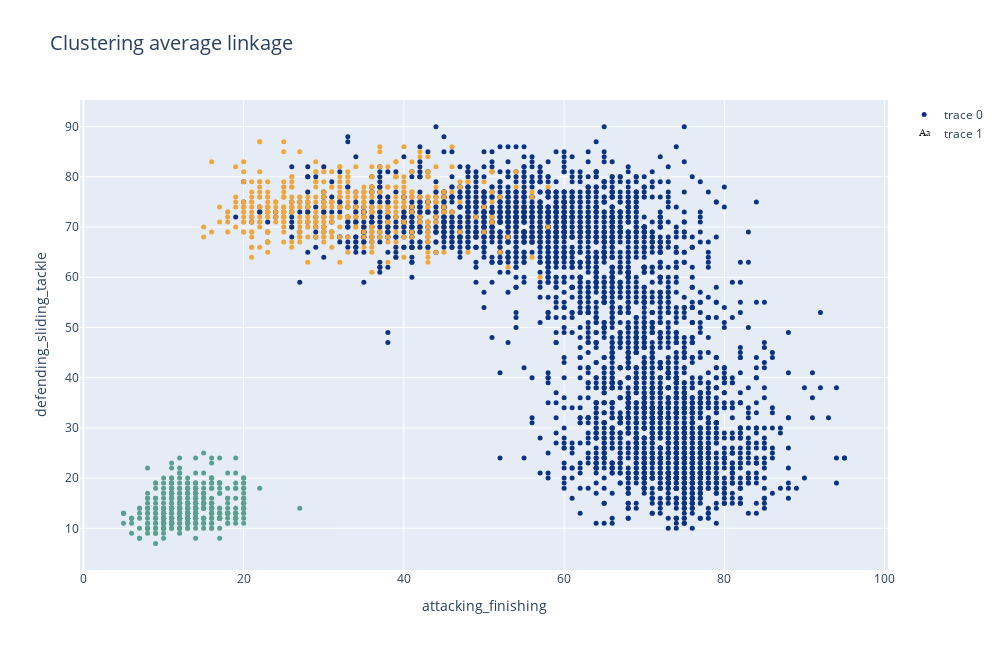

Here is the notebook cell this chart was saved with:
### Code cell
average_linkage_clusters = go.Scatter(x=df_skills[skill_1], y=df_skills[skill_2],
                           mode='markers',
                        
                           marker=dict(
                                size=5,
                                color = clustering_2.astype(np.float), #set color equal to a variable
                                colorscale='Portland',
                                showscale=False)
                           )

crack =go.Scatter(x=df_skills.loc[bool_crack,skill_1], y=df_skills.loc[bool_crack,skill_2],
                      
                      textfont=dict(family='sans serif',size=10,color='black'),
                      opacity=0.9,mode='text')

data=[average_linkage_clusters,crack]

layout = go.Layout(title="Clustering average linkage",titlefont=dict(size=20),
                xaxis=dict(title=skill_1),
                yaxis=dict(title=skill_2),
                autosize=False, width=1000,height=650)

fig = go.Figure(data=data, layout=layout)
fig.show()

### Figure 1 — Plotly figure (JSON) as saved in the notebook; plotly's stock layout.template omitted (floating-point values rounded to 4 significant figures; data arrays with more than 128 entries replaced by an {"elided": "..."} marker saying what was removed)
{"data": [{"marker": {"color": {"elided": "4512 int values"}, "colorscale": [[0, "rgb(12,51,131)"], [0.25, "rgb(10,136,186)"], [0.5, "rgb(242,211,56)"], [0.75, "rgb(242,143,56)"], [1, "rgb(217,30,30)"]], "showscale": false, "size": 5}, "mode": "markers", "type": "scatter", "x": {"elided": "4512 int values"}, "y": {"elided": "4512 int values"}}, {"mode": "text", "opacity": 0.9, "textfont": {"color": "black", "family": "sans serif", "size": 10}, "type": "scatter", "x": [95, 95, 11, 94, 87, 82, 91, 14, 52, 13, 90, 91, 14, 94, 65, 88, 13, 64, 14, 85, 66, 94, 84, 10, 76, 82, 22, 65, 81, 56, 77, 45, 63, 57, 79, 33, 10, 92, 72, 79, 12, 91, 67, 93, 15, 88, 86, 80, 46, 75, 60, 80, 65, 72, 13, 55, 73, 73, 85, 13, 51, 92], "y": [24, 24, 18, 19, 29, 53, 32, 10, 86, 16, 38, 41, 16, 24, 90, 18, 11, 87, 8, 47, 79, 38, 40, 13, 60, 22, 87, 85, 32, 79, 55, 88, 85, 81, 40, 88, 18, 38, 71, 52, 12, 36, 80, 32, 14, 49, 33, 42, 86, 65, 83, 34, 84, 29, 12, 86, 77, 82, 46, 13, 85, 53]}], "layout": {"autosize": false, "height": 650, "title": {"font": {"size": 20}, "text": "Clustering average linkage"}, "width": 1000, "xaxis": {"autorange": true, "range": [-0.4356, 100.4], "title": {"text": "attacking_finishing"}, "type": "linear"}, "yaxis": {"autorange": true, "range": [1.697, 95.3], "title": {"text": "defending_sliding_tackle"}, "type": "linear"}}}
